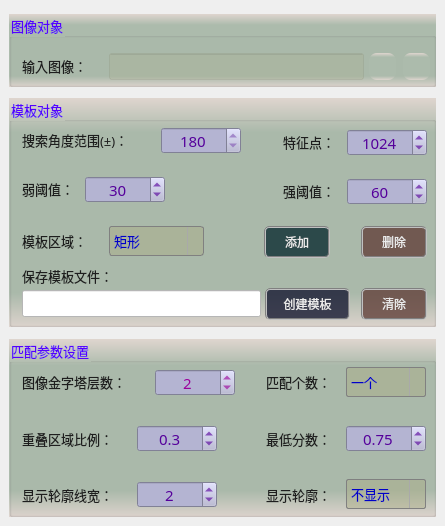
     <widget class="QWidget" name="tab">
      <attribute name="title">
       <string>基本设置</string>
      </attribute>
      <widget class="QGroupBox" name="groupCamera">
       <property name="geometry">
        <rect>
         <x>9</x>
         <y>14</y>
         <width>427</width>
         <height>73</height>
        </rect>
       </property>
       <property name="font">
        <font>
         <family>微软雅黑</family>
         <pointsize>10</pointsize>
        </font>
       </property>
       <property name="styleSheet">
        <string notr="true">background-color: qlineargradient(x1:0, y1:0, x2:0, y2:1, stop:0 #dfd5cf, stop: 0.15 #acbbac, stop: 0.85 #acbbac,stop:1 #dfd5cf);
color: rgb(85, 0, 255);</string>
       </property>
       <property name="title">
        <string>图像对象</string>
       </property>
       <widget class="QLabel" name="label_4">
        <property name="geometry">
         <rect>
          <x>13</x>
          <y>42</y>
          <width>79</width>
          <height>19</height>
         </rect>
        </property>
        <property name="font">
         <font>
          <family>微软雅黑</family>
          <pointsize>10</pointsize>
         </font>
        </property>
        <property name="styleSheet">
         <string notr="true">color: rgb(30, 30, 30);
background: transparent;</string>
        </property>
        <property name="text">
         <string>输入图像：</string>
        </property>
       </widget>
       <widget class="QLineEdit" name="txtLinkImage">
        <property name="geometry">
         <rect>
          <x>100</x>
          <y>39</y>
          <width>255</width>
          <height>27</height>
         </rect>
        </property>
        <property name="font">
         <font>
          <family>微软雅黑</family>
          <pointsize>10</pointsize>
         </font>
        </property>
        <property name="styleSheet">
         <string notr="true">color: rgb(0, 0, 200);
background-color: rgba(170, 170, 127,50);</string>
        </property>
        <property name="alignment">
         <set>Qt::AlignCenter</set>
        </property>
        <property name="readOnly">
         <bool>true</bool>
        </property>
       </widget>
       <widget class="QPushButton" name="btnLinkImage">
        <property name="geometry">
         <rect>
          <x>360</x>
          <y>39</y>
          <width>27</width>
          <height>27</height>
         </rect>
        </property>
        <property name="toolTip">
         <string>链接图像</string>
        </property>
        <property name="styleSheet">
         <string notr="true">QWidget{ border:none;border-radius: 8px;padding: 2px 4px;}
QPushButton:hover{ background-color: rgba(85, 150, 127, 100);}
QPushButton:pressed{background-color: rgba(85, 180, 127, 160);}</string>
        </property>
        <property name="text">
         <string/>
        </property>
        <property name="icon">
         <iconset resource="sub_res.qrc">
          <normaloff>:/resource/link.png</normaloff>:/resource/link.png</iconset>
        </property>
        <property name="iconSize">
         <size>
          <width>27</width>
          <height>27</height>
         </size>
        </property>
       </widget>
       <widget class="QPushButton" name="btnDelLinkImage">
        <property name="geometry">
         <rect>
          <x>394</x>
          <y>39</y>
          <width>27</width>
          <height>27</height>
         </rect>
        </property>
        <property name="toolTip">
         <string>删除图像链接</string>
        </property>
        <property name="styleSheet">
         <string notr="true">QWidget{ border:none;border-radius: 8px;padding: 2px 4px;}
QPushButton:hover{ background-color: rgba(226, 142, 162, 100);}
QPushButton:pressed{background-color: rgba(226, 172, 162, 200);}</string>
        </property>
        <property name="text">
         <string/>
        </property>
        <property name="icon">
         <iconset resource="sub_res.qrc">
          <normaloff>:/resource/del_link.png</normaloff>:/resource/del_link.png</iconset>
        </property>
        <property name="iconSize">
         <size>
          <width>27</width>
          <height>27</height>
         </size>
        </property>
       </widget>
      </widget>
      <widget class="QGroupBox" name="groupC2">
       <property name="geometry">
        <rect>
         <x>9</x>
         <y>339</y>
         <width>427</width>
         <height>178</height>
        </rect>
       </property>
       <property name="font">
        <font>
         <family>微软雅黑</family>
         <pointsize>10</pointsize>
        </font>
       </property>
       <property name="styleSheet">
        <string notr="true">background-color: qlineargradient(x1:0, y1:0, x2:0, y2:1, stop:0 #dfd5cf, stop: 0.15 #acbbac, stop: 0.85 #acbbac,stop:1 #dfd5cf);
color: rgb(85, 0, 255);</string>
       </property>
       <property name="title">
        <string>匹配参数设置</string>
       </property>
       <widget class="QLabel" name="label_11">
        <property name="geometry">
         <rect>
          <x>257</x>
          <y>33</y>
          <width>79</width>
          <height>19</height>
         </rect>
        </property>
        <property name="font">
         <font>
          <family>微软雅黑</family>
          <pointsize>10</pointsize>
          <weight>50</weight>
          <bold>false</bold>
         </font>
        </property>
        <property name="styleSheet">
         <string notr="true">color: rgb(30, 30, 30);
background: transparent;</string>
        </property>
        <property name="text">
         <string>匹配个数：</string>
        </property>
       </widget>
       <widget class="QLabel" name="label_19">
        <property name="geometry">
         <rect>
          <x>257</x>
          <y>90</y>
          <width>81</width>
          <height>19</height>
         </rect>
        </property>
        <property name="font">
         <font>
          <family>微软雅黑</family>
          <pointsize>10</pointsize>
          <weight>50</weight>
          <bold>false</bold>
         </font>
        </property>
        <property name="styleSheet">
         <string notr="true">color: rgb(30, 30, 30);
background: transparent;</string>
        </property>
        <property name="text">
         <string>最低分数：</string>
        </property>
       </widget>
       <widget class="QDoubleSpinBox" name="spinScore">
        <property name="geometry">
         <rect>
          <x>337</x>
          <y>86</y>
          <width>80</width>
          <height>27</height>
         </rect>
        </property>
        <property name="font">
         <font>
          <family>微软雅黑</family>
          <pointsize>11</pointsize>
         </font>
        </property>
        <property name="styleSheet">
         <string notr="true">QWidget{color: rgb(85, 0, 155);background-color: rgb(180, 180, 210);}
QDoubleSpinBox::up-button{
    border:transparent;
}
QDoubleSpinBox::down-button{
    border:transparent;
}
QDoubleSpinBox::up-arrow{
    image:url(:/resource/up.png);
}
QDoubleSpinBox::down-arrow{
    image:url(:/resource/down.png);
}</string>
        </property>
        <property name="alignment">
         <set>Qt::AlignCenter</set>
        </property>
        <property name="decimals">
         <number>2</number>
        </property>
        <property name="minimum">
         <double>0.550000000000000</double>
        </property>
        <property name="maximum">
         <double>1.000000000000000</double>
        </property>
        <property name="singleStep">
         <double>0.050000000000000</double>
        </property>
        <property name="value">
         <double>0.750000000000000</double>
        </property>
       </widget>
       <widget class="QLabel" name="label_13">
        <property name="geometry">
         <rect>
          <x>13</x>
          <y>146</y>
          <width>115</width>
          <height>19</height>
         </rect>
        </property>
        <property name="font">
         <font>
          <family>微软雅黑</family>
          <pointsize>10</pointsize>
          <weight>50</weight>
          <bold>false</bold>
         </font>
        </property>
        <property name="styleSheet">
         <string notr="true">color: rgb(30, 30, 30);
background: transparent;</string>
        </property>
        <property name="text">
         <string>显示轮廓线宽：</string>
        </property>
       </widget>
       <widget class="QSpinBox" name="spinThickness">
        <property name="geometry">
         <rect>
          <x>128</x>
          <y>142</y>
          <width>80</width>
          <height>27</height>
         </rect>
        </property>
        <property name="font">
         <font>
          <family>微软雅黑</family>
          <pointsize>11</pointsize>
         </font>
        </property>
        <property name="styleSheet">
         <string notr="true">QWidget{color: rgb(85, 0, 155);background-color: rgb(180, 180, 210);}
QSpinBox::up-button{
    border:transparent;
}
QSpinBox::down-button{
    border:transparent;
}
QSpinBox::up-arrow{
    image:url(:/resource/up.png);
}
QSpinBox::down-arrow{
    image:url(:/resource/down.png);
}</string>
        </property>
        <property name="alignment">
         <set>Qt::AlignCenter</set>
        </property>
        <property name="minimum">
         <number>1</number>
        </property>
        <property name="maximum">
         <number>30</number>
        </property>
        <property name="value">
         <number>2</number>
        </property>
       </widget>
       <widget class="QLabel" name="label_21">
        <property name="geometry">
         <rect>
          <x>257</x>
          <y>146</y>
          <width>81</width>
          <height>19</height>
         </rect>
        </property>
        <property name="font">
         <font>
          <family>微软雅黑</family>
          <pointsize>10</pointsize>
          <weight>50</weight>
          <bold>false</bold>
         </font>
        </property>
        <property name="styleSheet">
         <string notr="true">color: rgb(30, 30, 30);
background: transparent;</string>
        </property>
        <property name="text">
         <string>显示轮廓：</string>
        </property>
       </widget>
       <widget class="QComboBox" name="comboViewMode">
        <property name="geometry">
         <rect>
          <x>337</x>
          <y>140</y>
          <width>80</width>
          <height>30</height>
         </rect>
        </property>
        <property name="font">
         <font>
          <family>微软雅黑</family>
          <pointsize>10</pointsize>
         </font>
        </property>
        <property name="styleSheet">
         <string notr="true">QComboBox {
    border: 1px solid gray;
    border-radius: 2px;    
    color: rgb(0, 0, 200);
	background-color: rgba(170, 170, 127,100);
}
QComboBox::drop-down {
    subcontrol-origin: padding;
    subcontrol-position: top right;
    width: 15px; 
    border-left-width: 1px;
    border-left-color: darkgray;
    border-left-style: solid;
    border-top-right-radius: 3px;
    border-bottom-right-radius: 3px;
}

QComboBox::down-arrow {
    image: url(:/resource/down.png);
} 
QComboBox::down-arrow:on {
    top: 1px;
    left: 1px;
}</string>
        </property>
        <item>
         <property name="text">
          <string>不显示</string>
         </property>
        </item>
        <item>
         <property name="text">
          <string>显示</string>
         </property>
        </item>
       </widget>
       <widget class="QLabel" name="label_14">
        <property name="geometry">
         <rect>
          <x>13</x>
          <y>33</y>
          <width>133</width>
          <height>19</height>
         </rect>
        </property>
        <property name="font">
         <font>
          <family>微软雅黑</family>
          <pointsize>10</pointsize>
          <weight>50</weight>
          <bold>false</bold>
         </font>
        </property>
        <property name="styleSheet">
         <string notr="true">color: rgb(30, 30, 30);
background: transparent;</string>
        </property>
        <property name="text">
         <string>图像金字塔层数：</string>
        </property>
       </widget>
       <widget class="QSpinBox" name="spinPyramid">
        <property name="geometry">
         <rect>
          <x>146</x>
          <y>30</y>
          <width>80</width>
          <height>27</height>
         </rect>
        </property>
        <property name="font">
         <font>
          <family>微软雅黑</family>
          <pointsize>11</pointsize>
         </font>
        </property>
        <property name="toolTip">
         <string>建立模板时设定有效</string>
        </property>
        <property name="styleSheet">
         <string notr="true">QWidget{color: rgb(155, 0, 155);background-color: rgb(180, 180, 210);}
QSpinBox::up-button{
    border:transparent;
}
QSpinBox::down-button{
    border:transparent;
}
QSpinBox::up-arrow{
    image:url(:/resource/up.png);
}
QSpinBox::down-arrow{
    image:url(:/resource/down.png);
}</string>
        </property>
        <property name="alignment">
         <set>Qt::AlignCenter</set>
        </property>
        <property name="minimum">
         <number>1</number>
        </property>
        <property name="maximum">
         <number>6</number>
        </property>
        <property name="value">
         <number>2</number>
        </property>
       </widget>
       <widget class="QLabel" name="label_22">
        <property name="geometry">
         <rect>
          <x>13</x>
          <y>90</y>
          <width>115</width>
          <height>19</height>
         </rect>
        </property>
        <property name="font">
         <font>
          <family>微软雅黑</family>
          <pointsize>10</pointsize>
          <weight>50</weight>
          <bold>false</bold>
         </font>
        </property>
        <property name="styleSheet">
         <string notr="true">color: rgb(30, 30, 30);
background: transparent;</string>
        </property>
        <property name="text">
         <string>重叠区域比例：</string>
        </property>
       </widget>
       <widget class="QDoubleSpinBox" name="spinMaxOverlap">
        <property name="geometry">
         <rect>
          <x>128</x>
          <y>86</y>
          <width>80</width>
          <height>27</height>
         </rect>
        </property>
        <property name="font">
         <font>
          <family>微软雅黑</family>
          <pointsize>11</pointsize>
         </font>
        </property>
        <property name="styleSheet">
         <string notr="true">QWidget{color: rgb(85, 0, 155);background-color: rgb(180, 180, 210);}
QDoubleSpinBox::up-button{
    border:transparent;
}
QDoubleSpinBox::down-button{
    border:transparent;
}
QDoubleSpinBox::up-arrow{
    image:url(:/resource/up.png);
}
QDoubleSpinBox::down-arrow{
    image:url(:/resource/down.png);
}</string>
        </property>
        <property name="alignment">
         <set>Qt::AlignCenter</set>
        </property>
        <property name="decimals">
         <number>1</number>
        </property>
        <property name="minimum">
         <double>0.000000000000000</double>
        </property>
        <property name="maximum">
         <double>0.800000000000000</double>
        </property>
        <property name="singleStep">
         <double>0.100000000000000</double>
        </property>
        <property name="value">
         <double>0.300000000000000</double>
        </property>
       </widget>
       <widget class="QComboBox" name="comboNumMatches">
        <property name="geometry">
         <rect>
          <x>337</x>
          <y>28</y>
          <width>80</width>
          <height>30</height>
         </rect>
        </property>
        <property name="font">
         <font>
          <family>微软雅黑</family>
          <pointsize>10</pointsize>
         </font>
        </property>
        <property name="styleSheet">
         <string notr="true">QComboBox {
    border: 1px solid gray;
    border-radius: 2px;    
    color: rgb(0, 0, 200);
	background-color: rgba(170, 170, 127,100);
}
QComboBox::drop-down {
    subcontrol-origin: padding;
    subcontrol-position: top right;
    width: 15px; 
    border-left-width: 1px;
    border-left-color: darkgray;
    border-left-style: solid;
    border-top-right-radius: 3px;
    border-bottom-right-radius: 3px;
}

QComboBox::down-arrow {
    image: url(:/resource/down.png);
} 
QComboBox::down-arrow:on {
    top: 1px;
    left: 1px;
}</string>
        </property>
        <item>
         <property name="text">
          <string>一个</string>
         </property>
        </item>
        <item>
         <property name="text">
          <string>多个</string>
         </property>
        </item>
       </widget>
      </widget>
      <widget class="QGroupBox" name="groupCamera_2">
       <property name="geometry">
        <rect>
         <x>9</x>
         <y>98</y>
         <width>427</width>
         <height>229</height>
        </rect>
       </property>
       <property name="font">
        <font>
         <family>微软雅黑</family>
         <pointsize>10</pointsize>
        </font>
       </property>
       <property name="styleSheet">
        <string notr="true">background-color: qlineargradient(x1:0, y1:0, x2:0, y2:1, stop:0 #dfd5cf, stop: 0.15 #acbbac, stop: 0.85 #acbbac,stop:1 #dfd5cf);
color: rgb(85, 0, 255);</string>
       </property>
       <property name="title">
        <string>模板对象</string>
       </property>
       <widget class="QPushButton" name="btnDeleteROI_2">
        <property name="geometry">
         <rect>
          <x>352</x>
          <y>128</y>
          <width>66</width>
          <height>32</height>
         </rect>
        </property>
        <property name="minimumSize">
         <size>
          <width>60</width>
          <height>30</height>
         </size>
        </property>
        <property name="font">
         <font>
          <family>微软雅黑</family>
          <pointsize>9</pointsize>
         </font>
        </property>
        <property name="styleSheet">
         <string notr="true">QWidget{ background-color: rgba(97, 63, 56, 200);}
QWidget{ color: rgb(235, 235, 235);}
QWidget{ border: 2px groove gray;border-radius: 5px;padding: 2px 4px;}
QPushButton:hover{ background-color: rgb(97, 83, 76);}
QPushButton:pressed{background-color: rgb(117, 83, 96);}</string>
        </property>
        <property name="text">
         <string>删除</string>
        </property>
       </widget>
       <widget class="QPushButton" name="btnAddROI_2">
        <property name="geometry">
         <rect>
          <x>255</x>
          <y>128</y>
          <width>66</width>
          <height>32</height>
         </rect>
        </property>
        <property name="sizePolicy">
         <sizepolicy hsizetype="Fixed" vsizetype="Fixed">
          <horstretch>0</horstretch>
          <verstretch>0</verstretch>
         </sizepolicy>
        </property>
        <property name="minimumSize">
         <size>
          <width>60</width>
          <height>30</height>
         </size>
        </property>
        <property name="font">
         <font>
          <family>微软雅黑</family>
          <pointsize>9</pointsize>
         </font>
        </property>
        <property name="styleSheet">
         <string notr="true">QWidget{ background-color: rgba(9, 42, 47, 200);}
QWidget{ color: rgb(235, 235, 235);}
QWidget{ border: 2px groove gray;border-radius: 5px;padding: 2px 4px;}
QPushButton:hover{ background-color: rgb(9, 62, 52);}
QPushButton:pressed{background-color: rgb(9, 82, 72);}</string>
        </property>
        <property name="text">
         <string>添加</string>
        </property>
       </widget>
       <widget class="QComboBox" name="comboROIShape_2">
        <property name="geometry">
         <rect>
          <x>100</x>
          <y>128</y>
          <width>95</width>
          <height>30</height>
         </rect>
        </property>
        <property name="font">
         <font>
          <family>微软雅黑</family>
          <pointsize>10</pointsize>
         </font>
        </property>
        <property name="styleSheet">
         <string notr="true">QComboBox {
    border: 1px solid gray;
    border-radius: 3px;  
    min-width: 5em;
    color: rgb(0, 0, 200);
	background-color: rgba(170, 170, 127,100);
}
QComboBox::drop-down {
    subcontrol-origin: padding;
    subcontrol-position: top right;
    width: 15px; 
    border-left-width: 1px;
    border-left-color: darkgray;
    border-left-style: solid;
    border-top-right-radius: 3px;
    border-bottom-right-radius: 3px;
}

QComboBox::down-arrow {
    image: url(:/resource/down.png);
} 
QComboBox::down-arrow:on {
    top: 1px;
    left: 1px;
}</string>
        </property>
        <item>
         <property name="text">
          <string>矩形</string>
         </property>
        </item>
       </widget>
       <widget class="QPushButton" name="btnCreateROI">
        <property name="geometry">
         <rect>
          <x>256</x>
          <y>190</y>
          <width>85</width>
          <height>32</height>
         </rect>
        </property>
        <property name="minimumSize">
         <size>
          <width>60</width>
          <height>30</height>
         </size>
        </property>
        <property name="font">
         <font>
          <family>微软雅黑</family>
          <pointsize>9</pointsize>
         </font>
        </property>
        <property name="styleSheet">
         <string notr="true">QWidget{ background-color: rgba(19, 22, 47, 200);}
QWidget{ color: rgb(235, 235, 235);}
QWidget{ border: 2px groove gray;border-radius: 5px;padding: 2px 4px;}
QPushButton:hover{ background-color: rgb(19, 22, 67);}
QPushButton:pressed{background-color: rgb(19, 22, 87);}</string>
        </property>
        <property name="text">
         <string>创建模板</string>
        </property>
       </widget>
       <widget class="QLineEdit" name="txtSaveModel">
        <property name="geometry">
         <rect>
          <x>13</x>
          <y>192</y>
          <width>239</width>
          <height>27</height>
         </rect>
        </property>
        <property name="font">
         <font>
          <family>微软雅黑</family>
          <pointsize>10</pointsize>
         </font>
        </property>
        <property name="styleSheet">
         <string notr="true">background-color: rgb(255, 255, 255);</string>
        </property>
        <property name="text">
         <string/>
        </property>
        <property name="readOnly">
         <bool>true</bool>
        </property>
       </widget>
       <widget class="QLabel" name="label_7">
        <property name="geometry">
         <rect>
          <x>13</x>
          <y>168</y>
          <width>136</width>
          <height>19</height>
         </rect>
        </property>
        <property name="font">
         <font>
          <family>黑体</family>
          <pointsize>10</pointsize>
         </font>
        </property>
        <property name="styleSheet">
         <string notr="true">color: rgb(30, 30, 30);
background: transparent;</string>
        </property>
        <property name="text">
         <string>保存模板文件：</string>
        </property>
       </widget>
       <widget class="QLabel" name="label_5">
        <property name="geometry">
         <rect>
          <x>13</x>
          <y>133</y>
          <width>79</width>
          <height>19</height>
         </rect>
        </property>
        <property name="font">
         <font>
          <family>微软雅黑</family>
          <pointsize>10</pointsize>
         </font>
        </property>
        <property name="styleSheet">
         <string notr="true">color: rgb(30, 30, 30);
background: transparent;</string>
        </property>
        <property name="text">
         <string>模板区域：</string>
        </property>
       </widget>
       <widget class="QPushButton" name="btnDeleteModel">
        <property name="geometry">
         <rect>
          <x>352</x>
          <y>190</y>
          <width>66</width>
          <height>32</height>
         </rect>
        </property>
        <property name="minimumSize">
         <size>
          <width>60</width>
          <height>30</height>
         </size>
        </property>
        <property name="font">
         <font>
          <family>微软雅黑</family>
          <pointsize>9</pointsize>
         </font>
        </property>
        <property name="styleSheet">
         <string notr="true">QWidget{ background-color: rgba(97, 63, 56, 200);}
QWidget{ color: rgb(235, 235, 235);}
QWidget{ border: 2px groove gray;border-radius: 5px;padding: 2px 4px;}
QPushButton:hover{ background-color: rgb(97, 83, 76);}
QPushButton:pressed{background-color: rgb(117, 83, 96);}</string>
        </property>
        <property name="text">
         <string>清除</string>
        </property>
       </widget>
       <widget class="QSpinBox" name="spinRAngle">
        <property name="geometry">
         <rect>
          <x>152</x>
          <y>29</y>
          <width>80</width>
          <height>27</height>
         </rect>
        </property>
        <property name="font">
         <font>
          <family>微软雅黑</family>
          <pointsize>11</pointsize>
         </font>
        </property>
        <property name="styleSheet">
         <string notr="true">QWidget{color: rgb(85, 0, 155);background-color: rgb(180, 180, 210);}
QSpinBox::up-button{
    border:transparent;
}
QSpinBox::down-button{
    border:transparent;
}
QSpinBox::up-arrow{
    image:url(:/resource/up.png);
}
QSpinBox::down-arrow{
    image:url(:/resource/down.png);
}</string>
        </property>
        <property name="alignment">
         <set>Qt::AlignCenter</set>
        </property>
        <property name="minimum">
         <number>180</number>
        </property>
        <property name="maximum">
         <number>180</number>
        </property>
        <property name="value">
         <number>180</number>
        </property>
       </widget>
       <widget class="QLabel" name="label_12">
        <property name="geometry">
         <rect>
          <x>13</x>
          <y>32</y>
          <width>139</width>
          <height>19</height>
         </rect>
        </property>
        <property name="font">
         <font>
          <family>微软雅黑</family>
          <pointsize>10</pointsize>
          <weight>50</weight>
          <bold>false</bold>
         </font>
        </property>
        <property name="styleSheet">
         <string notr="true">color: rgb(30, 30, 30);
background: transparent;</string>
        </property>
        <property name="text">
         <string>搜索角度范围(±)：</string>
        </property>
       </widget>
       <widget class="QLabel" name="label_20">
        <property name="geometry">
         <rect>
          <x>274</x>
          <y>34</y>
          <width>63</width>
          <height>19</height>
         </rect>
        </property>
        <property name="font">
         <font>
          <family>微软雅黑</family>
          <pointsize>10</pointsize>
          <weight>50</weight>
          <bold>false</bold>
         </font>
        </property>
        <property name="styleSheet">
         <string notr="true">color: rgb(30, 30, 30);
background: transparent;</string>
        </property>
        <property name="text">
         <string>特征点：</string>
        </property>
       </widget>
       <widget class="QSpinBox" name="spinFeatureNum">
        <property name="geometry">
         <rect>
          <x>338</x>
          <y>31</y>
          <width>80</width>
          <height>27</height>
         </rect>
        </property>
        <property name="font">
         <font>
          <family>微软雅黑</family>
          <pointsize>11</pointsize>
         </font>
        </property>
        <property name="styleSheet">
         <string notr="true">QWidget{color: rgb(85, 0, 155);background-color: rgb(180, 180, 210);}
QSpinBox::up-button{
    border:transparent;
}
QSpinBox::down-button{
    border:transparent;
}
QSpinBox::up-arrow{
    image:url(:/resource/up.png);
}
QSpinBox::down-arrow{
    image:url(:/resource/down.png);
}</string>
        </property>
        <property name="alignment">
         <set>Qt::AlignCenter</set>
        </property>
        <property name="minimum">
         <number>10</number>
        </property>
        <property name="maximum">
         <number>8000</number>
        </property>
        <property name="value">
         <number>1024</number>
        </property>
       </widget>
       <widget class="QLabel" name="label_23">
        <property name="geometry">
         <rect>
          <x>274</x>
          <y>83</y>
          <width>63</width>
          <height>19</height>
         </rect>
        </property>
        <property name="font">
         <font>
          <family>微软雅黑</family>
          <pointsize>10</pointsize>
          <weight>50</weight>
          <bold>false</bold>
         </font>
        </property>
        <property name="styleSheet">
         <string notr="true">color: rgb(30, 30, 30);
background: transparent;</string>
        </property>
        <property name="text">
         <string>强阈值：</string>
        </property>
       </widget>
       <widget class="QLabel" name="label_15">
        <property name="geometry">
         <rect>
          <x>13</x>
          <y>80</y>
          <width>61</width>
          <height>22</height>
         </rect>
        </property>
        <property name="font">
         <font>
          <family>微软雅黑</family>
          <pointsize>10</pointsize>
          <weight>50</weight>
          <bold>false</bold>
         </font>
        </property>
        <property name="styleSheet">
         <string notr="true">color: rgb(30, 30, 30);
background: transparent;</string>
        </property>
        <property name="text">
         <string>弱阈值：</string>
        </property>
       </widget>
       <widget class="QSpinBox" name="spinStrongThreash">
        <property name="geometry">
         <rect>
          <x>338</x>
          <y>80</y>
          <width>80</width>
          <height>27</height>
         </rect>
        </property>
        <property name="font">
         <font>
          <family>微软雅黑</family>
          <pointsize>11</pointsize>
         </font>
        </property>
        <property name="styleSheet">
         <string notr="true">QWidget{color: rgb(85, 0, 155);background-color: rgb(180, 180, 210);}
QSpinBox::up-button{
    border:transparent;
}
QSpinBox::down-button{
    border:transparent;
}
QSpinBox::up-arrow{
    image:url(:/resource/up.png);
}
QSpinBox::down-arrow{
    image:url(:/resource/down.png);
}</string>
        </property>
        <property name="alignment">
         <set>Qt::AlignCenter</set>
        </property>
        <property name="minimum">
         <number>1</number>
        </property>
        <property name="maximum">
         <number>255</number>
        </property>
        <property name="value">
         <number>60</number>
        </property>
       </widget>
       <widget class="QSpinBox" name="spinWeakThresh">
        <property name="geometry">
         <rect>
          <x>76</x>
          <y>78</y>
          <width>80</width>
          <height>27</height>
         </rect>
        </property>
        <property name="font">
         <font>
          <family>微软雅黑</family>
          <pointsize>11</pointsize>
         </font>
        </property>
        <property name="styleSheet">
         <string notr="true">QWidget{color: rgb(85, 0, 155);background-color: rgb(180, 180, 210);}
QSpinBox::up-button{
    border:transparent;
}
QSpinBox::down-button{
    border:transparent;
}
QSpinBox::up-arrow{
    image:url(:/resource/up.png);
}
QSpinBox::down-arrow{
    image:url(:/resource/down.png);
}</string>
        </property>
        <property name="alignment">
         <set>Qt::AlignCenter</set>
        </property>
        <property name="minimum">
         <number>0</number>
        </property>
        <property name="maximum">
         <number>255</number>
        </property>
        <property name="value">
         <number>30</number>
        </property>
       </widget>
      </widget>
     </widget>
